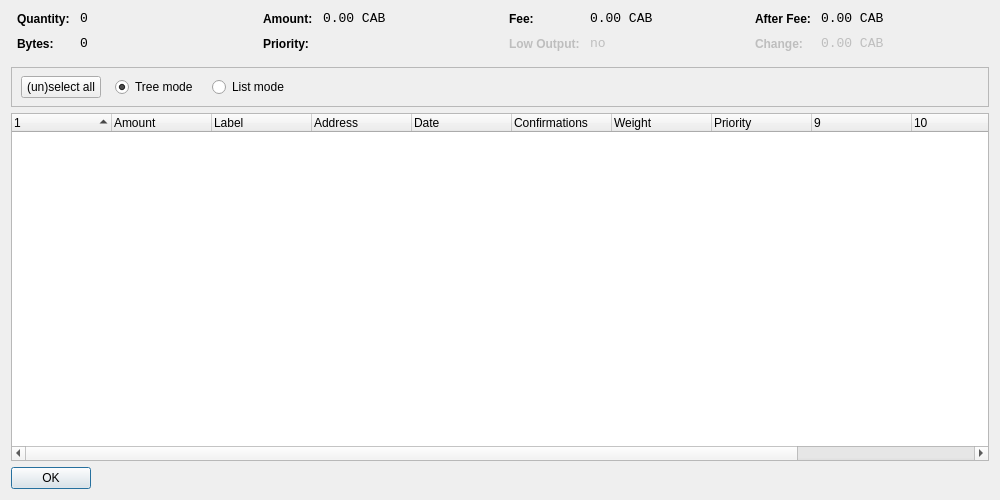
<?xml version="1.0" encoding="UTF-8"?>
<ui version="4.0">
 <class>CoinControlDialog</class>
 <widget class="QWidget" name="CoinControlDialog">
  <property name="geometry">
   <rect>
    <x>0</x>
    <y>0</y>
    <width>1000</width>
    <height>500</height>
   </rect>
  </property>
  <property name="windowTitle">
   <string>Coin Control</string>
  </property>
  <layout class="QVBoxLayout" name="verticalLayout">
   <item>
    <layout class="QHBoxLayout" name="horizontalLayoutTop" stretch="0,0,0,0">
     <property name="topMargin">
      <number>0</number>
     </property>
     <property name="bottomMargin">
      <number>10</number>
     </property>
     <item>
      <layout class="QFormLayout" name="formLayoutCoinControl1">
       <property name="horizontalSpacing">
        <number>10</number>
       </property>
       <property name="verticalSpacing">
        <number>10</number>
       </property>
       <property name="leftMargin">
        <number>6</number>
       </property>
       <property name="rightMargin">
        <number>6</number>
       </property>
       <item row="0" column="0">
        <widget class="QLabel" name="labelCoinControlQuantityText">
         <property name="styleSheet">
          <string notr="true">font-weight:bold;</string>
         </property>
         <property name="text">
          <string>Quantity:</string>
         </property>
        </widget>
       </item>
       <item row="0" column="1">
        <widget class="QLabel" name="labelCoinControlQuantity">
         <property name="font">
          <font>
           <family>Monospace</family>
           <pointsize>10</pointsize>
          </font>
         </property>
         <property name="cursor">
          <cursorShape>IBeamCursor</cursorShape>
         </property>
         <property name="contextMenuPolicy">
          <enum>Qt::ActionsContextMenu</enum>
         </property>
         <property name="text">
          <string notr="true">0</string>
         </property>
         <property name="textInteractionFlags">
          <set>Qt::LinksAccessibleByMouse|Qt::TextSelectableByKeyboard|Qt::TextSelectableByMouse</set>
         </property>
        </widget>
       </item>
       <item row="1" column="0">
        <widget class="QLabel" name="labelCoinControlBytesText">
         <property name="styleSheet">
          <string notr="true">font-weight:bold;</string>
         </property>
         <property name="text">
          <string>Bytes:</string>
         </property>
        </widget>
       </item>
       <item row="1" column="1">
        <widget class="QLabel" name="labelCoinControlBytes">
         <property name="font">
          <font>
           <family>Monospace</family>
           <pointsize>10</pointsize>
          </font>
         </property>
         <property name="cursor">
          <cursorShape>IBeamCursor</cursorShape>
         </property>
         <property name="contextMenuPolicy">
          <enum>Qt::ActionsContextMenu</enum>
         </property>
         <property name="text">
          <string notr="true">0</string>
         </property>
         <property name="textInteractionFlags">
          <set>Qt::LinksAccessibleByMouse|Qt::TextSelectableByKeyboard|Qt::TextSelectableByMouse</set>
         </property>
        </widget>
       </item>
      </layout>
     </item>
     <item>
      <layout class="QFormLayout" name="formLayoutCoinControl2">
       <property name="horizontalSpacing">
        <number>10</number>
       </property>
       <property name="verticalSpacing">
        <number>10</number>
       </property>
       <property name="leftMargin">
        <number>6</number>
       </property>
       <property name="rightMargin">
        <number>6</number>
       </property>
       <item row="0" column="0">
        <widget class="QLabel" name="labelCoinControlAmountText">
         <property name="styleSheet">
          <string notr="true">font-weight:bold;</string>
         </property>
         <property name="text">
          <string>Amount:</string>
         </property>
        </widget>
       </item>
       <item row="0" column="1">
        <widget class="QLabel" name="labelCoinControlAmount">
         <property name="font">
          <font>
           <family>Monospace</family>
           <pointsize>10</pointsize>
          </font>
         </property>
         <property name="cursor">
          <cursorShape>IBeamCursor</cursorShape>
         </property>
         <property name="contextMenuPolicy">
          <enum>Qt::ActionsContextMenu</enum>
         </property>
         <property name="text">
          <string notr="true">0.00 CAB</string>
         </property>
         <property name="textInteractionFlags">
          <set>Qt::LinksAccessibleByMouse|Qt::TextSelectableByKeyboard|Qt::TextSelectableByMouse</set>
         </property>
        </widget>
       </item>
       <item row="1" column="0">
        <widget class="QLabel" name="labelCoinControlPriorityText">
         <property name="styleSheet">
          <string notr="true">font-weight:bold;</string>
         </property>
         <property name="text">
          <string>Priority:</string>
         </property>
        </widget>
       </item>
       <item row="1" column="1">
        <widget class="QLabel" name="labelCoinControlPriority">
         <property name="font">
          <font>
           <family>Monospace</family>
           <pointsize>10</pointsize>
          </font>
         </property>
         <property name="cursor">
          <cursorShape>IBeamCursor</cursorShape>
         </property>
         <property name="contextMenuPolicy">
          <enum>Qt::ActionsContextMenu</enum>
         </property>
         <property name="text">
          <string/>
         </property>
         <property name="textInteractionFlags">
          <set>Qt::LinksAccessibleByMouse|Qt::TextSelectableByKeyboard|Qt::TextSelectableByMouse</set>
         </property>
        </widget>
       </item>
      </layout>
     </item>
     <item>
      <layout class="QFormLayout" name="formLayoutCoinControl3">
       <property name="horizontalSpacing">
        <number>10</number>
       </property>
       <property name="verticalSpacing">
        <number>10</number>
       </property>
       <property name="leftMargin">
        <number>6</number>
       </property>
       <property name="rightMargin">
        <number>6</number>
       </property>
       <item row="0" column="0">
        <widget class="QLabel" name="labelCoinControlFeeText">
         <property name="styleSheet">
          <string notr="true">font-weight:bold;</string>
         </property>
         <property name="text">
          <string>Fee:</string>
         </property>
        </widget>
       </item>
       <item row="0" column="1">
        <widget class="QLabel" name="labelCoinControlFee">
         <property name="font">
          <font>
           <family>Monospace</family>
           <pointsize>10</pointsize>
          </font>
         </property>
         <property name="cursor">
          <cursorShape>IBeamCursor</cursorShape>
         </property>
         <property name="contextMenuPolicy">
          <enum>Qt::ActionsContextMenu</enum>
         </property>
         <property name="text">
          <string notr="true">0.00 CAB</string>
         </property>
         <property name="textInteractionFlags">
          <set>Qt::LinksAccessibleByMouse|Qt::TextSelectableByKeyboard|Qt::TextSelectableByMouse</set>
         </property>
        </widget>
       </item>
       <item row="1" column="0">
        <widget class="QLabel" name="labelCoinControlLowOutputText">
         <property name="enabled">
          <bool>false</bool>
         </property>
         <property name="styleSheet">
          <string notr="true">font-weight:bold;</string>
         </property>
         <property name="text">
          <string>Low Output:</string>
         </property>
        </widget>
       </item>
       <item row="1" column="1">
        <widget class="QLabel" name="labelCoinControlLowOutput">
         <property name="enabled">
          <bool>false</bool>
         </property>
         <property name="font">
          <font>
           <family>Monospace</family>
           <pointsize>10</pointsize>
          </font>
         </property>
         <property name="cursor">
          <cursorShape>IBeamCursor</cursorShape>
         </property>
         <property name="contextMenuPolicy">
          <enum>Qt::ActionsContextMenu</enum>
         </property>
         <property name="text">
          <string>no</string>
         </property>
         <property name="textInteractionFlags">
          <set>Qt::LinksAccessibleByMouse|Qt::TextSelectableByKeyboard|Qt::TextSelectableByMouse</set>
         </property>
        </widget>
       </item>
      </layout>
     </item>
     <item>
      <layout class="QFormLayout" name="formLayoutCoinControl4">
       <property name="horizontalSpacing">
        <number>10</number>
       </property>
       <property name="verticalSpacing">
        <number>10</number>
       </property>
       <property name="leftMargin">
        <number>6</number>
       </property>
       <property name="rightMargin">
        <number>6</number>
       </property>
       <item row="0" column="0">
        <widget class="QLabel" name="labelCoinControlAfterFeeText">
         <property name="styleSheet">
          <string notr="true">font-weight:bold;</string>
         </property>
         <property name="text">
          <string>After Fee:</string>
         </property>
        </widget>
       </item>
       <item row="0" column="1">
        <widget class="QLabel" name="labelCoinControlAfterFee">
         <property name="font">
          <font>
           <family>Monospace</family>
           <pointsize>10</pointsize>
          </font>
         </property>
         <property name="cursor">
          <cursorShape>IBeamCursor</cursorShape>
         </property>
         <property name="contextMenuPolicy">
          <enum>Qt::ActionsContextMenu</enum>
         </property>
         <property name="text">
          <string notr="true">0.00 CAB</string>
         </property>
         <property name="textInteractionFlags">
          <set>Qt::LinksAccessibleByMouse|Qt::TextSelectableByKeyboard|Qt::TextSelectableByMouse</set>
         </property>
        </widget>
       </item>
       <item row="1" column="0">
        <widget class="QLabel" name="labelCoinControlChangeText">
         <property name="enabled">
          <bool>false</bool>
         </property>
         <property name="styleSheet">
          <string notr="true">font-weight:bold;</string>
         </property>
         <property name="text">
          <string>Change:</string>
         </property>
        </widget>
       </item>
       <item row="1" column="1">
        <widget class="QLabel" name="labelCoinControlChange">
         <property name="enabled">
          <bool>false</bool>
         </property>
         <property name="font">
          <font>
           <family>Monospace</family>
           <pointsize>10</pointsize>
          </font>
         </property>
         <property name="cursor">
          <cursorShape>IBeamCursor</cursorShape>
         </property>
         <property name="contextMenuPolicy">
          <enum>Qt::ActionsContextMenu</enum>
         </property>
         <property name="text">
          <string notr="true">0.00 CAB</string>
         </property>
         <property name="textInteractionFlags">
          <set>Qt::LinksAccessibleByMouse|Qt::TextSelectableByKeyboard|Qt::TextSelectableByMouse</set>
         </property>
        </widget>
       </item>
      </layout>
     </item>
    </layout>
   </item>
   <item>
    <widget class="QFrame" name="frame">
     <property name="minimumSize">
      <size>
       <width>0</width>
       <height>40</height>
      </size>
     </property>
     <property name="frameShape">
      <enum>QFrame::StyledPanel</enum>
     </property>
     <property name="frameShadow">
      <enum>QFrame::Sunken</enum>
     </property>
     <widget class="QWidget" name="horizontalLayoutWidget">
      <property name="geometry">
       <rect>
        <x>10</x>
        <y>0</y>
        <width>781</width>
        <height>41</height>
       </rect>
      </property>
      <layout class="QHBoxLayout" name="horizontalLayoutPanel" stretch="0,0,0,0">
       <property name="spacing">
        <number>14</number>
       </property>
       <item>
        <widget class="QPushButton" name="pushButtonSelectAll">
         <property name="sizePolicy">
          <sizepolicy hsizetype="Maximum" vsizetype="Fixed">
           <horstretch>0</horstretch>
           <verstretch>0</verstretch>
          </sizepolicy>
         </property>
         <property name="text">
          <string>(un)select all</string>
         </property>
        </widget>
       </item>
       <item>
        <widget class="QRadioButton" name="radioTreeMode">
         <property name="sizePolicy">
          <sizepolicy hsizetype="Maximum" vsizetype="Fixed">
           <horstretch>0</horstretch>
           <verstretch>0</verstretch>
          </sizepolicy>
         </property>
         <property name="text">
          <string>Tree mode</string>
         </property>
         <property name="checked">
          <bool>true</bool>
         </property>
        </widget>
       </item>
       <item>
        <widget class="QRadioButton" name="radioListMode">
         <property name="sizePolicy">
          <sizepolicy hsizetype="Maximum" vsizetype="Fixed">
           <horstretch>0</horstretch>
           <verstretch>0</verstretch>
          </sizepolicy>
         </property>
         <property name="text">
          <string>List mode</string>
         </property>
        </widget>
       </item>
       <item>
        <spacer name="horizontalSpacer">
         <property name="orientation">
          <enum>Qt::Horizontal</enum>
         </property>
         <property name="sizeHint" stdset="0">
          <size>
           <width>40</width>
           <height>20</height>
          </size>
         </property>
        </spacer>
       </item>
      </layout>
     </widget>
    </widget>
   </item>
   <item>
    <widget class="CoinControlTreeWidget" name="treeWidget">
     <property name="contextMenuPolicy">
      <enum>Qt::CustomContextMenu</enum>
     </property>
     <property name="sortingEnabled">
      <bool>false</bool>
     </property>
     <property name="columnCount">
      <number>12</number>
     </property>
     <attribute name="headerShowSortIndicator" stdset="0">
      <bool>true</bool>
     </attribute>
     <attribute name="headerStretchLastSection">
      <bool>false</bool>
     </attribute>
     <column>
      <property name="text">
       <string/>
      </property>
     </column>
     <column>
      <property name="text">
       <string>Amount</string>
      </property>
     </column>
     <column>
      <property name="text">
       <string>Label</string>
      </property>
     </column>
     <column>
      <property name="text">
       <string>Address</string>
      </property>
     </column>
     <column>
      <property name="text">
       <string>Date</string>
      </property>
     </column>
     <column>
      <property name="text">
       <string>Confirmations</string>
      </property>
      <property name="toolTip">
       <string>Confirmed</string>
      </property>
     </column>
     <column>
      <property name="text">
       <string>Weight</string>
      </property>
     </column>
     <column>
      <property name="text">
       <string>Priority</string>
      </property>
     </column>
     <column>
      <property name="text">
       <string/>
      </property>
     </column>
     <column>
      <property name="text">
       <string/>
      </property>
     </column>
     <column>
      <property name="text">
       <string/>
      </property>
     </column>
     <column>
      <property name="text">
       <string/>
      </property>
     </column>
    </widget>
   </item>
   <item>
    <widget class="QDialogButtonBox" name="buttonBox">
     <property name="sizePolicy">
      <sizepolicy hsizetype="Maximum" vsizetype="Fixed">
       <horstretch>0</horstretch>
       <verstretch>0</verstretch>
      </sizepolicy>
     </property>
     <property name="orientation">
      <enum>Qt::Horizontal</enum>
     </property>
     <property name="standardButtons">
      <set>QDialogButtonBox::Ok</set>
     </property>
    </widget>
   </item>
  </layout>
 </widget>
 <customwidgets>
  <customwidget>
   <class>CoinControlTreeWidget</class>
   <extends>QTreeWidget</extends>
   <header>coincontroltreewidget.h</header>
  </customwidget>
 </customwidgets>
 <resources/>
 <connections/>
</ui>
